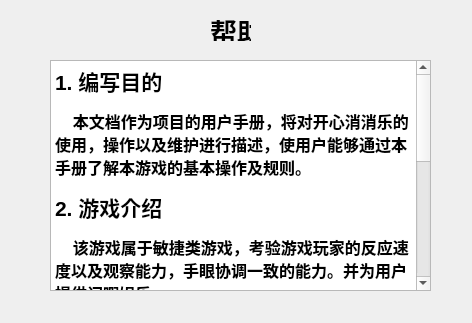
<?xml version="1.0" encoding="UTF-8"?>
<ui version="4.0">
 <class>Help</class>
 <widget class="QWidget" name="Help">
  <property name="geometry">
   <rect>
    <x>0</x>
    <y>0</y>
    <width>472</width>
    <height>323</height>
   </rect>
  </property>
  <property name="windowTitle">
   <string>QtWidgetsClass</string>
  </property>
  <widget class="QLabel" name="label">
   <property name="geometry">
    <rect>
     <x>210</x>
     <y>20</y>
     <width>41</width>
     <height>21</height>
    </rect>
   </property>
   <property name="font">
    <font>
     <pointsize>20</pointsize>
     <weight>75</weight>
     <bold>true</bold>
    </font>
   </property>
   <property name="text">
    <string>帮助</string>
   </property>
  </widget>
  <widget class="QTextBrowser" name="helpText">
   <property name="geometry">
    <rect>
     <x>50</x>
     <y>60</y>
     <width>381</width>
     <height>231</height>
    </rect>
   </property>
   <property name="html">
    <string>&lt;!DOCTYPE HTML PUBLIC &quot;-//W3C//DTD HTML 4.0//EN&quot; &quot;http://www.w3.org/TR/REC-html40/strict.dtd&quot;&gt;
&lt;html&gt;&lt;head&gt;&lt;meta name=&quot;qrichtext&quot; content=&quot;1&quot; /&gt;&lt;style type=&quot;text/css&quot;&gt;
p, li { white-space: pre-wrap; }
&lt;/style&gt;&lt;/head&gt;&lt;body style=&quot; font-family:'SimSun'; font-size:9pt; font-weight:400; font-style:normal;&quot;&gt;
&lt;p style=&quot; margin-top:0px; margin-bottom:0px; margin-left:0px; margin-right:0px; -qt-block-indent:0; text-indent:0px;&quot;&gt;&lt;span style=&quot; font-family:'宋体'; font-size:16pt; font-weight:600;&quot;&gt;1. 编写目的&lt;/span&gt;&lt;/p&gt;
&lt;p style=&quot; margin-top:12px; margin-bottom:12px; margin-left:0px; margin-right:0px; -qt-block-indent:0; text-indent:0px;&quot;&gt;&lt;span style=&quot; font-family:'宋体'; font-size:12pt; font-weight:600;&quot;&gt;    本文档作为项目的用户手册，将对开心消消乐的使用，操作以及维护进行描述，使用户能够通过本手册了解本游戏的基本操作及规则。&lt;/span&gt;&lt;/p&gt;
&lt;p style=&quot; margin-top:12px; margin-bottom:12px; margin-left:0px; margin-right:0px; -qt-block-indent:0; text-indent:0px;&quot;&gt;&lt;span style=&quot; font-family:'宋体'; font-size:16pt; font-weight:600;&quot;&gt;2. 游戏介绍&lt;/span&gt;&lt;/p&gt;
&lt;p style=&quot; margin-top:12px; margin-bottom:12px; margin-left:0px; margin-right:0px; -qt-block-indent:0; text-indent:0px;&quot;&gt;&lt;span style=&quot; font-family:'宋体'; font-size:12pt; font-weight:600;&quot;&gt;    该游戏属于敏捷类游戏，考验游戏玩家的反应速度以及观察能力，手眼协调一致的能力。并为用户提供闲暇娱乐。&lt;/span&gt;&lt;/p&gt;
&lt;p style=&quot; margin-top:12px; margin-bottom:12px; margin-left:0px; margin-right:0px; -qt-block-indent:0; text-indent:0px;&quot;&gt;&lt;span style=&quot; font-family:'宋体'; font-size:16pt; font-weight:600;&quot;&gt;3. 使用说明&lt;/span&gt;&lt;/p&gt;
&lt;p style=&quot; margin-top:12px; margin-bottom:12px; margin-left:0px; margin-right:0px; -qt-block-indent:0; text-indent:0px;&quot;&gt;&lt;span style=&quot; font-family:'宋体'; font-size:12pt; font-weight:600;&quot;&gt;    用户首先需要注册账号，然后登录游戏。点击“开始游戏”即可进入游戏。点击“排行榜”可查看自己游戏记录排名。&lt;/span&gt;&lt;/p&gt;
&lt;p style=&quot; margin-top:12px; margin-bottom:12px; margin-left:0px; margin-right:0px; -qt-block-indent:0; text-indent:0px;&quot;&gt;&lt;span style=&quot; font-family:'宋体'; font-size:16pt; font-weight:600;&quot;&gt;4. 游戏规则&lt;/span&gt;&lt;/p&gt;
&lt;p align=&quot;justify&quot; style=&quot; margin-top:12px; margin-bottom:12px; margin-left:0px; margin-right:0px; -qt-block-indent:0; text-indent:0px;&quot;&gt;&lt;span style=&quot; font-family:'宋体'; font-size:12pt; font-weight:600;&quot;&gt;点击两个不同的方块，若他们交换之后，能产生三个相同的色块成同一直线（横竖都可）就可以消除。每一次游戏中以交换步数计分。&lt;/span&gt;&lt;/p&gt;
&lt;p align=&quot;justify&quot; style=&quot; margin-top:12px; margin-bottom:12px; margin-left:0px; margin-right:0px; -qt-block-indent:0; text-indent:0px;&quot;&gt;&lt;span style=&quot; font-family:'宋体'; font-size:12pt; font-weight:600;&quot;&gt; &lt;/span&gt;&lt;/p&gt;&lt;/body&gt;&lt;/html&gt;</string>
   </property>
  </widget>
 </widget>
 <layoutdefault spacing="6" margin="11"/>
 <resources/>
 <connections/>
</ui>
